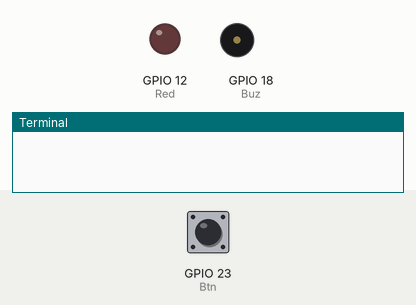
Bench run of a program on a simulated Raspberry Pi (BCM pin numbers). On the bench: output pins drawn as LEDs (lit = HIGH), buzzer (waves = sounding, pin HIGH), the last lines printed to the terminal. The inputs (shaded band) are chosen by the test bench; at power-on: GPIO 23 (Btn) HIGH.

Above: at 1.2 s.
1.3 s: GPIO 23 (Btn) pulled LOW for 0.15 s
At 1.39 s:
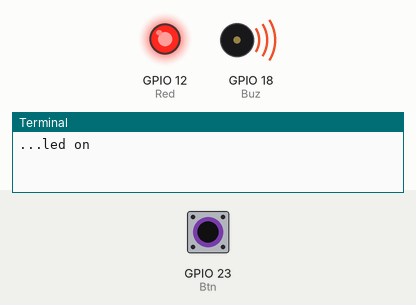
2.9 s: GPIO 23 (Btn) pulled LOW for 3.2 s
At 7.1 s:
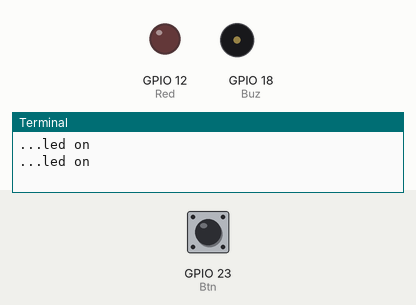
Timing chart, 0 to 8.6 s (numbered marks = the images above; inputs shaded):
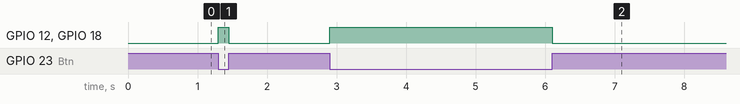

The program:

btnrpigpo.py
```python
import RPi.GPIO as GPIO

Btn = 23
Red = 12
Buz = 18

def setup():
    GPIO.setmode(GPIO.BCM)   # Numbers GPIOs by physical location
    GPIO.setup(Red, GPIO.OUT)   # Set Red pin mode is output
    GPIO.setup(Buz, GPIO.OUT)   # Set Buzzer's mode is output
    GPIO.setup(Btn, GPIO.IN, pull_up_down=GPIO.PUD_UP)    # Set Btn's mode is input, and pull up to high level(3.3V)
    GPIO.output(Red, GPIO.LOW)
    GPIO.output(Buz, GPIO.LOW)

def loop():
    state = False
    while True:
        if GPIO.input(Btn) == GPIO.LOW: # Check whether the button is pressed or not.
            if state == False:
                GPIO.output(Red, GPIO.HIGH)
                GPIO.output(Buz, GPIO.HIGH)
                print('...led on')
                state = True
        else:
            GPIO.output(Red, GPIO.LOW)
            GPIO.output(Buz, GPIO.LOW)
            state = False

def destroy():
	GPIO.output(LedPin, GPIO.HIGH)     # led off
	GPIO.cleanup()

if __name__ == '__main__':     # Program start from here
	setup()
	try:
		loop()
	except KeyboardInterrupt:  # When 'Ctrl+C' is pressed, the child program destroy() will be  executed.
		destroy()
```

Measured:
- after the input at 1.3 s, GPIO 12 (Red), GPIO 18 (Buz): LOW → HIGH at once, → LOW 0.15 s later
- after the input at 2.9 s, GPIO 12 (Red), GPIO 18 (Buz): LOW → HIGH at once, → LOW 3.2 s later
